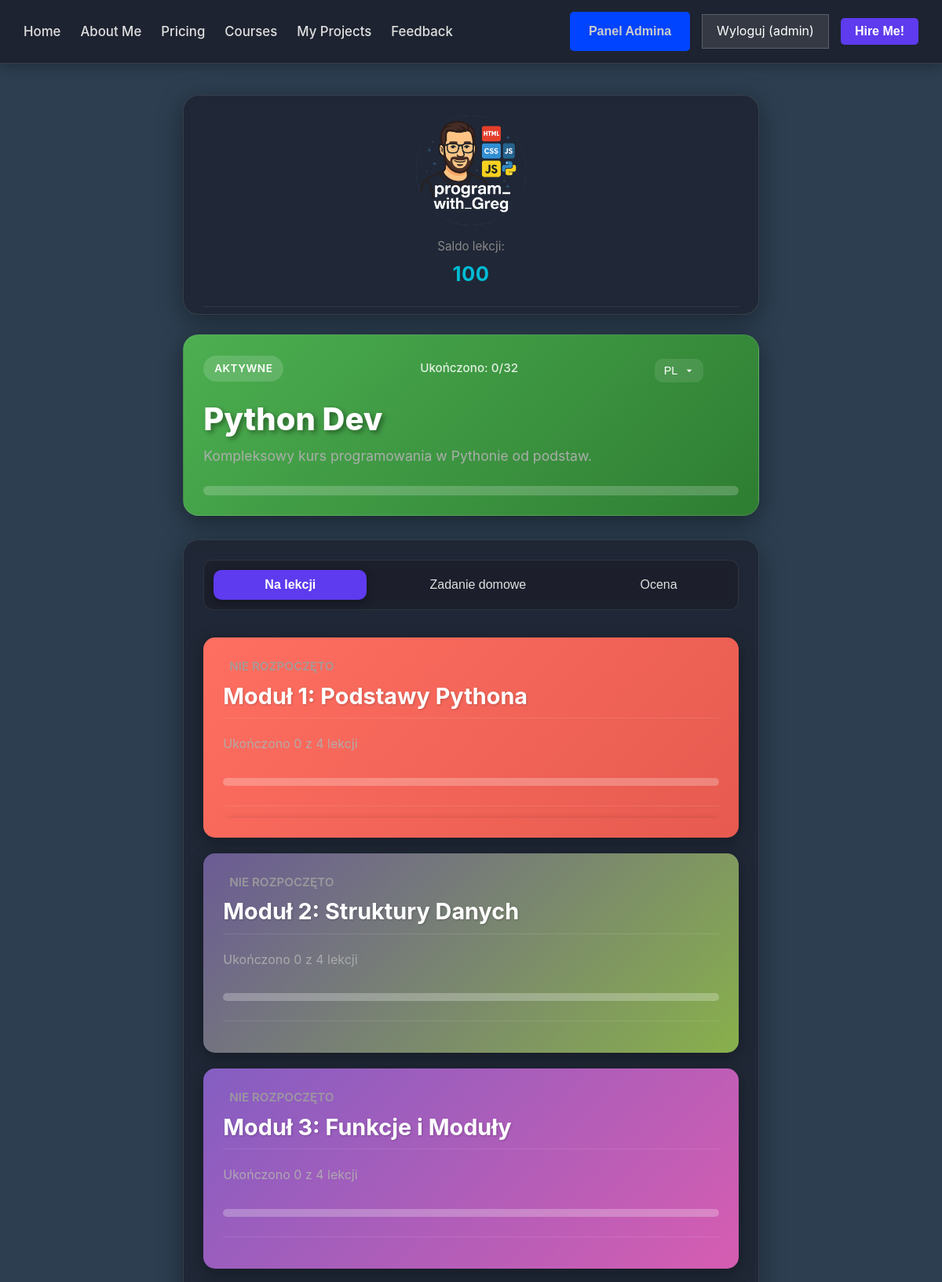
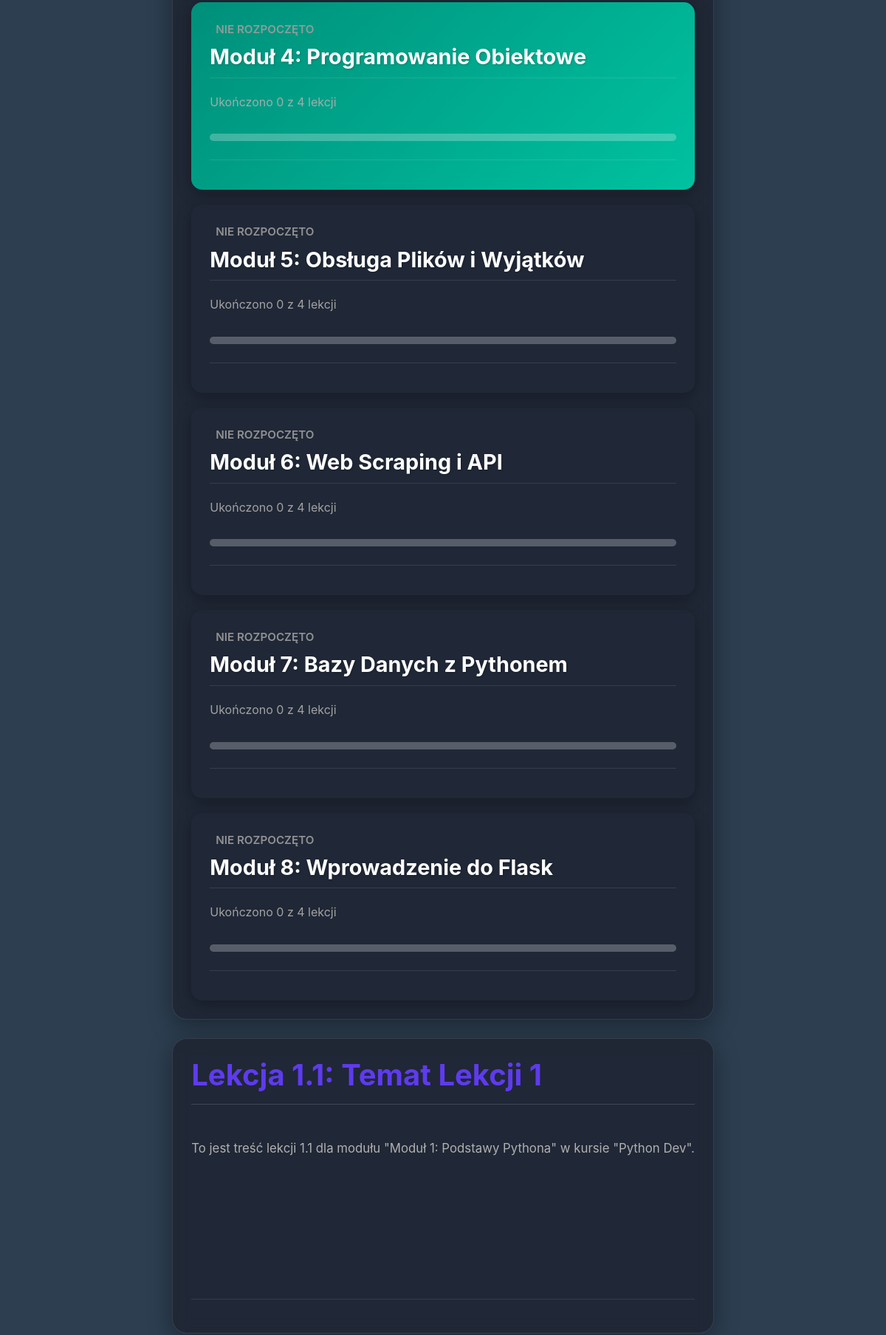
The app's page /learn (signed in, upper part) with its own data (2 pictures, top to bottom).
### New Portfolio/models.py (models this page shows, shortened)
class Course(db.Model):
    id = db.Column(db.Integer, primary_key=True)
    name = db.Column(db.String(100), nullable=False, unique=True)
    description = db.Column(db.Text, nullable=True)
    gradient_class = db.Column(db.String(50), default='course-gradient-default')
    total_lessons = db.Column(db.Integer, default=0, nullable=False) # <--- WAŻNE: TA LINIA JEST DODANA!
    created_at = db.Column(db.DateTime, default=datetime.utcnow)
    modules = db.relationship('Module', backref='course', lazy=True, cascade="all, delete-orphan", order_by="Module.order")
    user_accesses = db.relationship('UserCourseAccess', backref='course', lazy=True, cascade="all, delete-orphan")

class Module(db.Model):
    id = db.Column(db.Integer, primary_key=True)
    name = db.Column(db.String(150), nullable=False)
    order = db.Column(db.Integer, nullable=False) # Kolejność modułów w kursie
    course_id = db.Column(db.Integer, db.ForeignKey('course.id'), nullable=False)
    gradient_class = db.Column(db.String(50), default='module-gradient-default')
    total_lessons = db.Column(db.Integer, default=0, nullable=False) # <--- WAŻNE: TA LINIA JEST DODANA!
    created_at = db.Column(db.DateTime, default=datetime.utcnow)
    lessons = db.relationship('Lesson', backref='module', lazy=True, cascade="all, delete-orphan", order_by="Lesson.order")

### New Portfolio/main.py (the view)
@app.route('/learn')
@is_logged_in # Upewnij się, że użytkownik jest zalogowany
def learn():
    user_id = session['user_id']
    current_user = User.query.get(user_id)
    if not current_user:
        flash('Użytkownik nie znaleziony.', 'error')
        return redirect(url_for('logout'))
    user_courses_data = []
    user_courses_relationships = UserCourseAccess.query.filter_by(user_id=user_id).all()
    for uc_rel in user_courses_relationships:
        course = Course.query.get(uc_rel.course_id)
        if course:
            modules_data = []
            course_global_lessons_count = 0
            for module in sorted(course.modules, key=lambda m: m.order):
                lessons_in_module = Lesson.query.filter_by(module_id=module.id).count()
                module_start_global_index = course_global_lessons_count
                lessons_completed_in_module = max(0, min(lessons_in_module, uc_rel.lessons_completed - module_start_global_index))
                module_status = "not_started"
                if lessons_in_module > 0 and lessons_completed_in_module == lessons_in_module:
                    module_status = "completed"
                elif lessons_completed_in_module > 0 and lessons_completed_in_module < lessons_in_module:
                    module_status = "in_progress"
                lessons_for_module = Lesson.query.filter_by(module_id=module.id).order_by(Lesson.order).all()
                module_lessons_list = []
                for lesson in lessons_for_module:
                    module_lessons_list.append({
                        "id": lesson.id,
                        "name": lesson.name,
                        "order": lesson.order,
                        "content": lesson.content
                    })
                modules_data.append({
                    "id": module.id,
                    "title": module.name,
                    "lessons_completed": lessons_completed_in_module,
                    "total_lessons": lessons_in_module,
                    "status": module_status,
                    "gradient_class": module.gradient_class,
                    "lessons_list": module_lessons_list
                })
                course_global_lessons_count += lessons_in_module
            course_progress_percent = 0
            if course.total_lessons > 0:
                course_progress_percent = (uc_rel.lessons_completed / course.total_lessons) * 100
            user_courses_data.append({
                "id": course.id,
                "name": course.name,
                "description": course.description,
                "gradient_class": course.gradient_class,
                "progress_lessons_completed": uc_rel.lessons_completed,
                "progress_total_lessons": course.total_lessons,
                "progress_percent": int(course_progress_percent),
                "modules": modules_data,
                "tabs": ["Na lekcji", "Zadanie domowe", "Ocena"],
                "current_lesson_id": uc_rel.current_lesson_id
            })
    active_course_id = request.args.get('course_id')
    active_course = None
    if active_course_id:
        for course_data in user_courses_data:
            if str(course_data['id']) == active_course_id:
                active_course = course_data
                break
    if not active_course and user_courses_data:
        active_course = user_courses_data[0]
    active_lesson_content = "Wybierz lekcję, aby zobaczyć jej zawartość."
    active_lesson_name = "Brak wybranej lekcji"
    if active_course and active_course['current_lesson_id']:
        for module in active_course['modules']:
            for lesson in module['lessons_list']:
                if lesson['id'] == active_course['current_lesson_id']:
                    active_lesson_content = lesson['content']
                    active_lesson_name = lesson['name']
                    break
            if active_lesson_content != "Wybierz lekcję, aby zobaczyć jej zawartość.":
                break
    elif active_course and active_course['modules']:
        if active_course['modules'][0]['lessons_list']:
            first_lesson = active_course['modules'][0]['lessons_list'][0]
            active_lesson_content = first_lesson['content']
            active_lesson_name = first_lesson['name']
            with app.app_context():
                uc_rel_to_update = UserCourseAccess.query.filter_by(user_id=user_id, course_id=active_course['id']).first()
                if uc_rel_to_update:
                    uc_rel_to_update.current_lesson_id = first_lesson['id']
                    db.session.commit()
    return render_template(
        'learn.html',
        user_courses=user_courses_data,
        active_course=active_course,
        username=current_user.username,
        lessons_balance=current_user.lessons_balance,
        active_lesson_content=active_lesson_content,
        active_lesson_name=active_lesson_name,
        current_user=current_user # <--- WAŻNE: DODAJ TĘ LINIĘ
    )

### New Portfolio/main.py (called while the page is built)
def is_logged_in(f):
    @wraps(f)
    def wrap(*args, **kwargs):
        if 'logged_in' in session and session['logged_in']:
            return f(*args, **kwargs)
        else:
            flash('Musisz się zalogować, aby uzyskać dostęp do tej strony.', 'danger')
            return redirect(url_for('login'))
    return wrap

### New Portfolio/templates/learn.html (shortened to what this page needs)
<!DOCTYPE html>
<html lang="pl">
<head>
    <link href='https://unpkg.com/boxicons@2.1.4/css/boxicons.min.css' rel='stylesheet'>
    <link rel="stylesheet" href="https://cdnjs.cloudflare.com/ajax/libs/remixicon/3.5.0/remixicon.min.css">
    <link rel="stylesheet" href="https://cdn.jsdelivr.net/gh/devicons/devicon@latest/devicon.min.css">
    <link rel="stylesheet" href="{{ url_for('static', filename='css/learn.css') }}">
    <link rel="stylesheet" href="{{ url_for('static', filename='css/admin.css') }}">
</head>
<body>
    <nav class="main-nav">
        <ul class="nav-links">
            <li><a href="{{ url_for('index') }}" class="nav-link">Home</a></li>
            <li><a href="{{ url_for('index') }}#about" class="nav-link">About Me</a></li>
            <li><a href="{{ url_for('index') }}#pricing" class="nav-link">Pricing</a></li>
            <li><a href="{{ url_for('index') }}#courses" class="nav-link">Courses</a></li>
            <li><a href="{{ url_for('index') }}#projects" class="nav-link">My Projects</a></li>
            <li><a href="{{ url_for('index') }}#feedback" class="nav-link">Feedback</a></li>
        </ul>
        <div class="nav-actions">
            {% if current_user and current_user.role == 'admin' %}
                <button class="btn" onclick="window.location.href='{{ url_for('admin_dashboard') }}';">Panel Admina</button>
            {% endif %}
            {% if session.get('user_id') %}
                <a href="{{ url_for('logout') }}" class="nav-btn logout-btn">Wyloguj ({{ session.get('username') }})</a>
            {% else %}
                <a href="{{ url_for('login') }}" class="nav-btn login-btn">Logowanie</a>
            {% endif %}
            <button class="btn hire-btn" onclick="window.location.href='{{ url_for('hire') }}';">Hire Me!</button>
        </div>
    </nav>
    <main class="learn-main-layout-container">
        <aside class="side-panel glass-card">
            <div class="logo-and-balance">
                <div class="logo">
                    <img src="{{ url_for('static', filename='images/logo.png') }}" alt="GregAcademy Logo">
                </div>
                <div class="user-balance">
                    <span>Saldo lekcji:</span>
                    <p>{{ lessons_balance }}</p>
                </div>
            </div>
        </aside>
        <section class="course-content-area">
            {% if active_course %}
                <section class="course-hero-section glass-card {{ active_course.gradient_class }}">
                    <div class="course-header-top">
                        <span class="active-tag">AKTYWNE</span>
                        <span class="lesson-progress-summary">
                            Ukończono: {{ active_course.progress_lessons_completed }}/{{ active_course.progress_total_lessons }}
                        </span>
                        <div class="header-controls">
                            <select class="language-selector">
                                <option value="pl">PL</option>
                            </select>
                        </div>
                    </div>
                    <h1 class="course-main-title">{{ active_course.name }}</h1>
                    <p class="course-description">{{ active_course.description }}</p>
                    <div class="completion-bar-wrapper">
                    </div>
                </section>
                <section class="modules-and-lesson-view">
                    <div class="modules-list glass-card">
                        <div class="module-navigation">
                            {% for tab in active_course.tabs %}
                                <button class="nav-button {% if loop.first %}active{% endif %}">{{ tab }}</button>
                            {% endfor %}
                        </div>
                        <div class="modules-grid">
                            {% for module in active_course.modules %}
                                <div class="module-card {{ module.gradient_class }}" data-module-id="{{ module.id }}">
                                    <div class="module-header-info">
                                        <div class="module-status {{ module.status }}">
                                            {% if module.status == 'completed' %}
                                                <i class="ri-check-line"></i><span>Ukończone</span>
                                            {% elif module.status == 'in_progress' %}
                                                <i class="ri-loader-4-line"></i><span>W Trakcie</span>
                                            {% else %}
                                                <span>Nie Rozpoczęto</span>
                                            {% endif %}
                                        </div>
                                        <h3 class="module-title">{{ module.title }}</h3>
                                    </div>
                                    <p class="module-progress-text">Ukończono {{ module.lessons_completed }} z {{ module.total_lessons }} lekcji</p>
                                    <div class="module-completion-bar-wrapper">
                                    </div>
                                    <div class="module-lessons-dropdown">
                                    </div>
                                </div>
                            {% endfor %}
                        </div>
                    </div>
                    <div class="lesson-view-panel glass-card">
                        <h2 id="lesson-title" class="lesson-current-title">{{ active_lesson_name }}</h2>
                        <div class="lesson-content-area" id="lesson-content-area">
                        </div>
                        <div class="lesson-navigation-buttons">
                        </div>
                    </div>
                </section>
            {% else %}
                <p class="no-courses-message glass-card">Brak dostępnych kursów. Zapisz się na nowy kurs!</p>
            {% endif %}
        </section>
    </main>
</body>
</html>

### New Portfolio/static/css/admin.css (style rules this page uses)
:root { --admin-bg-dark: #2c3e50; --admin-bg-light: #34495e; --admin-sidebar-bg: #233140; --admin-text-light: #ecf0f1; --admin-text-darker: #bdc3c7; --admin-accent-blue: #3498db; --admin-accent-green: #27ae60; --admin-accent-red: #e74c3c; --admin-accent-orange: #f39c12; --admin-border-color: rgba(255, 255, 255, 0.1); --admin-card-bg: #3b5063; --admin-hover-bg: rgba(255, 255, 255, 0.08); --admin-active-bg: var(--admin-accent-blue); }
*, *::before, *::after { box-sizing: border-box; margin: 0; padding: 0; }
html { height: 100%; }
body { font-family: 'Inter', 'Segoe UI', Tahoma, Geneva, Verdana, sans-serif; background-color: var(--admin-bg-dark); color: var(--admin-text-light); line-height: 1.6; overflow-x: hidden; min-height: 100vh; display: flex; flex-direction: column; }
a { text-decoration: none; color: inherit; }
ul { list-style: none; }
input[type="text"], input[type="email"], input[type="password"], input[type="number"], textarea, select { width: 100%; padding: 10px 12px; margin-top: 5px; border: 1px solid var(--admin-border-color); border-radius: 8px; background-color: var(--admin-bg-light); color: var(--admin-text-light); font-size: 1rem; transition: border-color 0.2s ease, box-shadow 0.2s ease; }

### records on screen
Course: name "Python Dev", description "Kompleksowy kurs programowania w Pythonie od podstaw."
Module: title "Moduł 1: Podstawy Pythona", lessons_completed "0", total_lessons "4"
Module: shows "NIE ROZPOCZĘTO", title "Moduł 2: Struktury Danych", lessons_completed "0", total_lessons "4"
Module: shows "NIE ROZPOCZĘTO", title "Moduł 3: Funkcje i Moduły", lessons_completed "0", total_lessons "4"
Module: shows "NIE ROZPOCZĘTO", title "Moduł 4: Programowanie Obiektowe", lessons_completed "0", total_lessons "4"
Module: shows "NIE ROZPOCZĘTO", title "Moduł 5: Obsługa Plików i Wyjątków", lessons_completed "0", total_lessons "4"
Module: shows "NIE ROZPOCZĘTO", title "Moduł 6: Web Scraping i API", lessons_completed "0", total_lessons "4"
Module: shows "NIE ROZPOCZĘTO", title "Moduł 7: Bazy Danych z Pythonem", lessons_completed "0", total_lessons "4"
Module: shows "NIE ROZPOCZĘTO", title "Moduł 8: Wprowadzenie do Flask", lessons_completed "0", total_lessons "4"

### other values on screen
{{ session.get('username') }} "admin"
{{ lessons_balance }} "100"
{{ active_course.progress_lessons_completed }} "0"
{{ active_course.progress_total_lessons }} "32"
{{ tab }} "Na lekcji" "Zadanie domowe" "Ocena"
